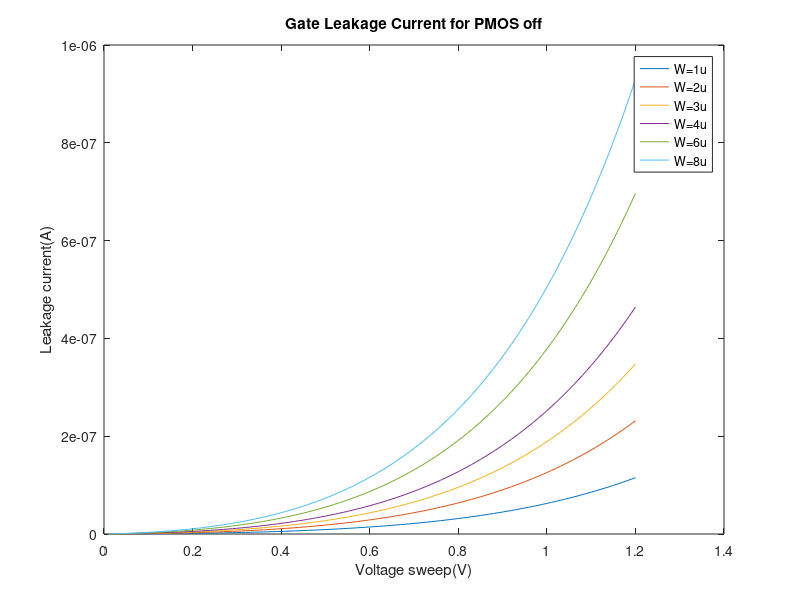

Here is the MATLAB script that generated this plot:
x = [ 1.00000000e-02 2.00000000e-02 3.00000000e-02 4.00000000e-02 5.00000000e-02 6.00000000e-02 7.00000000e-02 8.00000000e-02 9.00000000e-02 1.00000000e-01 1.10000000e-01 1.20000000e-01 1.30000000e-01 1.40000000e-01 1.50000000e-01 1.60000000e-01 1.70000000e-01 1.80000000e-01 1.90000000e-01 2.00000000e-01 2.10000000e-01 2.20000000e-01 2.30000000e-01 2.40000000e-01 2.50000000e-01 2.60000000e-01 2.70000000e-01 2.80000000e-01 2.90000000e-01 3.00000000e-01 3.10000000e-01 3.20000000e-01 3.30000000e-01 3.40000000e-01 3.50000000e-01 3.60000000e-01 3.70000000e-01 3.80000000e-01 3.90000000e-01 4.00000000e-01 4.10000000e-01 4.20000000e-01 4.30000000e-01 4.40000000e-01 4.50000000e-01 4.60000000e-01 4.70000000e-01 4.80000000e-01 4.90000000e-01 5.00000000e-01 5.10000000e-01 5.20000000e-01 5.30000000e-01 5.40000000e-01 5.50000000e-01 5.60000000e-01 5.70000000e-01 5.80000000e-01 5.90000000e-01 6.00000000e-01 6.10000000e-01 6.20000000e-01 6.30000000e-01 6.40000000e-01 6.50000000e-01 6.60000000e-01 6.70000000e-01 6.80000000e-01 6.90000000e-01 7.00000000e-01 7.10000000e-01 7.20000000e-01 7.30000000e-01 7.40000000e-01 7.50000000e-01 7.60000000e-01 7.70000000e-01 7.80000000e-01 7.90000000e-01 8.00000000e-01 8.10000000e-01 8.20000000e-01 8.30000000e-01 8.40000000e-01 8.50000000e-01 8.60000000e-01 8.70000000e-01 8.80000000e-01 8.90000000e-01 9.00000000e-01 9.10000000e-01 9.20000000e-01 9.30000000e-01 9.40000000e-01 9.50000000e-01 9.60000000e-01 9.70000000e-01 9.80000000e-01 9.90000000e-01 1.00000000e+00 1.01000000e+00 1.02000000e+00 1.03000000e+00 1.04000000e+00 1.05000000e+00 1.06000000e+00 1.07000000e+00 1.08000000e+00 1.09000000e+00 1.10000000e+00 1.11000000e+00 1.12000000e+00 1.13000000e+00 1.14000000e+00 1.15000000e+00 1.16000000e+00 1.17000000e+00 1.18000000e+00 1.19000000e+00 1.20000000e+00];
I1 = [  2.43376097e-11 5.22126241e-11 8.37560409e-11 1.19102153e-10 1.58388654e-10 2.01756739e-10 2.49351196e-10 3.01320494e-10 3.57816879e-10 4.18996463e-10 4.85019310e-10 5.56049533e-10 6.32255382e-10 7.13809338e-10 8.00888209e-10 8.93673225e-10 9.92350133e-10 1.09710930e-09 1.20814582e-09 1.32565959e-09 1.44985545e-09 1.58094327e-09 1.71913806e-09 1.86466009e-09 2.01773499e-09 2.17859387e-09 2.34747343e-09 2.52461610e-09 2.71027015e-09 2.90468981e-09 3.10813540e-09 3.32087344e-09 3.54317684e-09 3.77532496e-09 4.01760380e-09 4.27030611e-09 4.53373155e-09 4.80818682e-09 5.09398583e-09 5.39144981e-09 5.70090751e-09 6.02269532e-09 6.35715747e-09 6.70464614e-09 7.06552166e-09 7.44015268e-09 7.82891632e-09 8.23219837e-09 8.65039345e-09 9.08390520e-09 9.53314647e-09 9.99853950e-09 1.04805161e-08 1.09795179e-08 1.14959965e-08 1.20304137e-08 1.25832417e-08 1.31549632e-08 1.37460718e-08 1.43570723e-08 1.49884804e-08 1.56408238e-08 1.63146414e-08 1.70104844e-08 1.77289162e-08 1.84705125e-08 1.92358618e-08 2.00255656e-08 2.08402385e-08 2.16805087e-08 2.25470181e-08 2.34404227e-08 2.43613927e-08 2.53106131e-08 2.62887835e-08 2.72966190e-08 2.83348500e-08 2.94042227e-08 3.05054996e-08 3.16394594e-08 3.28068978e-08 3.40086273e-08 3.52454780e-08 3.65182980e-08 3.78279530e-08 3.91753278e-08 4.05613255e-08 4.19868688e-08 4.34528998e-08 4.49603807e-08 4.65102940e-08 4.81036431e-08 4.97414523e-08 5.14247678e-08 5.31546577e-08 5.49322126e-08 5.67585459e-08 5.86347944e-08 6.05621187e-08 6.25417036e-08 6.45747587e-08 6.66625186e-08 6.88062439e-08 7.10072212e-08 7.32667639e-08 7.55862124e-08 7.79669351e-08 8.04103285e-08 8.29178180e-08 8.54908584e-08 8.81309344e-08 9.08395612e-08 9.36182851e-08 9.64686842e-08 9.93923687e-08 1.02390982e-07 1.05466201e-07 1.08619736e-07 1.11853334e-07 1.15168776e-07];
I2 = [  4.89210529e-11 1.04952646e-10 1.68358099e-10 2.39407351e-10 3.18377185e-10 4.05551414e-10 5.01221075e-10 6.05684610e-10 7.19248047e-10 8.42225184e-10 9.74937770e-10 1.11771569e-09 1.27089713e-09 1.43482881e-09 1.60986613e-09 1.79637337e-09 1.99472390e-09 2.20530040e-09 2.42849499e-09 2.66470952e-09 2.91435572e-09 3.17785546e-09 3.45564093e-09 3.74815488e-09 4.05585085e-09 4.37919340e-09 4.71865834e-09 5.07473296e-09 5.44791631e-09 5.83871941e-09 6.24766552e-09 6.67529042e-09 7.12214264e-09 7.58878373e-09 8.07578859e-09 8.58374567e-09 9.11325731e-09 9.66494002e-09 1.02394248e-08 1.08373573e-08 1.14593984e-08 1.21062243e-08 1.27785268e-08 1.34770139e-08 1.42024100e-08 1.49554560e-08 1.57369100e-08 1.65475474e-08 1.73881615e-08 1.82595636e-08 1.91625837e-08 2.00980704e-08 2.10668917e-08 2.20699354e-08 2.31081092e-08 2.41823413e-08 2.52935809e-08 2.64427983e-08 2.76309859e-08 2.88591580e-08 3.01283516e-08 3.14396270e-08 3.27940678e-08 3.41927819e-08 3.56369016e-08 3.71275843e-08 3.86660129e-08 4.02533963e-08 4.18909702e-08 4.35799971e-08 4.53217675e-08 4.71175998e-08 4.89688413e-08 5.08768688e-08 5.28430888e-08 5.48689384e-08 5.69558860e-08 5.91054315e-08 6.13191075e-08 6.35984794e-08 6.59451464e-08 6.83607419e-08 7.08469347e-08 7.34054289e-08 7.60379654e-08 7.87463221e-08 8.15323147e-08 8.43977977e-08 8.73446650e-08 9.03748505e-08 9.34903292e-08 9.66931180e-08 9.99852760e-08 1.03368906e-07 1.06846155e-07 1.10419215e-07 1.14090325e-07 1.17861769e-07 1.21735879e-07 1.25715039e-07 1.29801679e-07 1.33998281e-07 1.38307379e-07 1.42731558e-07 1.47273459e-07 1.51935777e-07 1.56721262e-07 1.61632721e-07 1.66673018e-07 1.71845080e-07 1.77151889e-07 1.82596491e-07 1.88181995e-07 1.93911573e-07 1.99788461e-07 2.05815964e-07 2.11997450e-07 2.18336360e-07 2.24836202e-07 2.31500559e-07];
I3 = [  7.35044941e-11 1.57692664e-10 2.52960149e-10 3.59712539e-10 4.78365700e-10 6.09346067e-10 7.53090926e-10 9.10048688e-10 1.08067917e-09 1.26545385e-09 1.46485616e-09 1.67938175e-09 1.90953877e-09 2.15584816e-09 2.41884390e-09 2.69907334e-09 2.99709748e-09 3.31349126e-09 3.64884390e-09 4.00375914e-09 4.37885565e-09 4.77476725e-09 5.19214334e-09 5.63164915e-09 6.09396613e-09 6.57979228e-09 7.08984251e-09 7.62484899e-09 8.18556153e-09 8.77274796e-09 9.38719449e-09 1.00297061e-08 1.07011070e-08 1.14022409e-08 1.21339716e-08 1.28971833e-08 1.36927809e-08 1.45216908e-08 1.53848611e-08 1.62832619e-08 1.72178861e-08 1.81897497e-08 1.91998924e-08 2.02493776e-08 2.13392939e-08 2.24707544e-08 2.36448983e-08 2.48628906e-08 2.61259232e-08 2.74352152e-08 2.87920134e-08 3.01975931e-08 3.16532586e-08 3.31603434e-08 3.47202116e-08 3.63342578e-08 3.80039081e-08 3.97306206e-08 4.15158861e-08 4.33612287e-08 4.52682066e-08 4.72384128e-08 4.92734755e-08 5.13750592e-08 5.35448653e-08 5.57846328e-08 5.80961389e-08 6.04812002e-08 6.29416731e-08 6.54794547e-08 6.80964838e-08 7.07947414e-08 7.35762520e-08 7.64430839e-08 7.93973507e-08 8.24412115e-08 8.55768724e-08 8.88065874e-08 9.21326589e-08 9.55574391e-08 9.90833307e-08 1.02712788e-07 1.06448318e-07 1.10292482e-07 1.14247895e-07 1.18317228e-07 1.22503210e-07 1.26808626e-07 1.31236324e-07 1.35789207e-07 1.40470244e-07 1.45282465e-07 1.50228964e-07 1.55312900e-07 1.60537499e-07 1.65906055e-07 1.71421931e-07 1.77088559e-07 1.82909446e-07 1.88888169e-07 1.95028381e-07 2.01333812e-07 2.07808268e-07 2.14455635e-07 2.21279880e-07 2.28285051e-07 2.35475280e-07 2.42854786e-07 2.50427874e-07 2.58198936e-07 2.66172457e-07 2.74353013e-07 2.82745274e-07 2.91354006e-07 3.00184073e-07 3.09240436e-07 3.18528162e-07 3.28052416e-07 3.37818472e-07 3.47831709e-07];
I4 = [  9.80879325e-11 2.10432675e-10 3.37562187e-10 4.80017708e-10 6.38354190e-10 8.13140687e-10 1.00496073e-09 1.21441271e-09 1.44211022e-09 1.68868242e-09 1.95477444e-09 2.24104768e-09 2.54818026e-09 2.87686732e-09 3.22782145e-09 3.60177305e-09 3.99947075e-09 4.42168178e-09 4.86919240e-09 5.34280830e-09 5.84335504e-09 6.37167843e-09 6.92864506e-09 7.51514263e-09 8.13208052e-09 8.78039015e-09 9.46102555e-09 1.01749638e-08 1.09232053e-08 1.17067749e-08 1.25267217e-08 1.33841198e-08 1.42800692e-08 1.52156957e-08 1.61921520e-08 1.72106180e-08 1.82723013e-08 1.93784381e-08 2.05302935e-08 2.17291622e-08 2.29763692e-08 2.42732701e-08 2.56212523e-08 2.70217352e-08 2.84761710e-08 2.99860455e-08 3.15528786e-08 3.31782251e-08 3.48636755e-08 3.66108565e-08 3.84214320e-08 4.02971038e-08 4.22396123e-08 4.42507372e-08 4.63322986e-08 4.84861577e-08 5.07142174e-08 5.30184235e-08 5.54007653e-08 5.78632768e-08 6.04080373e-08 6.30371724e-08 6.57528550e-08 6.85573063e-08 7.14527965e-08 7.44416463e-08 7.75262274e-08 8.07089638e-08 8.39923327e-08 8.73788659e-08 9.08711504e-08 9.44718299e-08 9.81836058e-08 1.02009238e-07 1.05951547e-07 1.10013415e-07 1.14197784e-07 1.18507664e-07 1.22946125e-07 1.27516308e-07 1.32221418e-07 1.37064731e-07 1.42049592e-07 1.47179418e-07 1.52457699e-07 1.57888001e-07 1.63473963e-07 1.69219305e-07 1.75127822e-07 1.81203393e-07 1.87449978e-07 1.93871619e-07 2.00472447e-07 2.07256677e-07 2.14228613e-07 2.21392650e-07 2.28753277e-07 2.36315075e-07 2.44082720e-07 2.52060989e-07 2.60254755e-07 2.68668995e-07 2.77308789e-07 2.86179322e-07 2.95285887e-07 3.04633887e-07 3.14228836e-07 3.24076362e-07 3.34182210e-07 3.44552243e-07 3.55192445e-07 3.66108921e-07 3.77307904e-07 3.88795754e-07 4.00578960e-07 4.12664145e-07 4.25058066e-07 4.37767619e-07 4.50799841e-07 4.64161910e-07];
I6 = [  1.47254797e-10 3.15912668e-10 5.06766215e-10 7.20627973e-10 9.58331063e-10 1.22072978e-09 1.50870015e-09 1.82314051e-09 2.16497201e-09 2.53513919e-09 2.93461053e-09 3.36437899e-09 3.82546256e-09 4.31890484e-09 4.84577559e-09 5.40717135e-09 6.00421598e-09 6.63806129e-09 7.30988766e-09 8.02090461e-09 8.77235151e-09 9.56549817e-09 1.04016455e-08 1.12821262e-08 1.22083055e-08 1.31815816e-08 1.42033868e-08 1.52751878e-08 1.63984869e-08 1.75748221e-08 1.88057685e-08 2.00929389e-08 2.14379842e-08 2.28425949e-08 2.43085012e-08 2.58374746e-08 2.74313281e-08 2.90919173e-08 3.08211415e-08 3.26209443e-08 3.44933148e-08 3.64402884e-08 3.84639477e-08 4.05664235e-08 4.27498961e-08 4.50165958e-08 4.73688046e-08 4.98088564e-08 5.23391390e-08 5.49620945e-08 5.76802208e-08 6.04960727e-08 6.34122628e-08 6.64314631e-08 6.95564060e-08 7.27898854e-08 7.61347580e-08 7.95939451e-08 8.31704331e-08 8.68672753e-08 9.06875933e-08 9.46345781e-08 9.87114919e-08 1.02921669e-07 1.07268518e-07 1.11755522e-07 1.16386241e-07 1.21164316e-07 1.26093465e-07 1.31177487e-07 1.36420268e-07 1.41825776e-07 1.47398066e-07 1.53141282e-07 1.59059658e-07 1.65157520e-07 1.71439286e-07 1.77909472e-07 1.84572690e-07 1.91433653e-07 1.98497174e-07 2.05768170e-07 2.13251663e-07 2.20952782e-07 2.28876768e-07 2.37028971e-07 2.45414857e-07 2.54040009e-07 2.62910125e-07 2.72031027e-07 2.81408661e-07 2.91049095e-07 3.00958528e-07 3.11143289e-07 3.21609840e-07 3.32364780e-07 3.43414844e-07 3.54766911e-07 3.66428002e-07 3.78405285e-07 3.90706078e-07 4.03337852e-07 4.16308232e-07 4.29625002e-07 4.43296108e-07 4.57329660e-07 4.71733937e-07 4.86517387e-07 5.01688634e-07 5.17256479e-07 5.33229905e-07 5.49618078e-07 5.66430354e-07 5.83676279e-07 6.01365596e-07 6.19508245e-07 6.38114373e-07 6.57194329e-07 6.76758676e-07 6.96818191e-07];
I8 = [  1.96421638e-10 4.21392608e-10 6.75970151e-10 9.61238097e-10 1.27830774e-09 1.62831860e-09 2.01243922e-09 2.43186786e-09 2.88783323e-09 3.38159525e-09 3.91444576e-09 4.48770924e-09 5.10274360e-09 5.76094086e-09 6.46372798e-09 7.21256759e-09 8.00895880e-09 8.85443801e-09 9.75057968e-09 1.06989972e-08 1.17013437e-08 1.27593130e-08 1.38746404e-08 1.50491035e-08 1.62845233e-08 1.75827650e-08 1.89457390e-08 2.03754018e-08 2.18737571e-08 2.34428567e-08 2.50848013e-08 2.68017423e-08 2.85958819e-08 3.04694749e-08 3.24248293e-08 3.44643079e-08 3.65903290e-08 3.88053680e-08 4.11119581e-08 4.35126920e-08 4.60102228e-08 4.86072654e-08 5.13065979e-08 5.41110624e-08 5.70235672e-08 6.00470874e-08 6.31846664e-08 6.64394179e-08 6.98145266e-08 7.33132500e-08 7.69389201e-08 8.06949445e-08 8.45848082e-08 8.86120752e-08 9.27803902e-08 9.70934798e-08 1.01555155e-07 1.06169311e-07 1.10939933e-07 1.15871093e-07 1.20966955e-07 1.26231774e-07 1.31669903e-07 1.37285789e-07 1.43083978e-07 1.49069117e-07 1.55245955e-07 1.61619345e-07 1.68194250e-07 1.74975737e-07 1.81968988e-07 1.89179296e-07 1.96612071e-07 2.04272838e-07 2.12167247e-07 2.20301066e-07 2.28680190e-07 2.37310643e-07 2.46198575e-07 2.55350273e-07 2.64772156e-07 2.74470783e-07 2.84452853e-07 2.94725208e-07 3.05294836e-07 3.16168877e-07 3.27354619e-07 3.38859507e-07 3.50691145e-07 3.62857298e-07 3.75365893e-07 3.88225029e-07 4.01442971e-07 4.15028162e-07 4.28989221e-07 4.43334950e-07 4.58074332e-07 4.73216541e-07 4.88770944e-07 5.04747101e-07 5.21154772e-07 5.38003922e-07 5.55304722e-07 5.73067554e-07 5.91303016e-07 6.10021926e-07 6.29235326e-07 6.48954484e-07 6.69190902e-07 6.89956320e-07 7.11262717e-07 7.33122321e-07 7.55547610e-07 7.78551315e-07 8.02146432e-07 8.26346220e-07 8.51164210e-07 8.76614207e-07 9.02710299e-07 9.29466860e-07];

figure;
plot(x, I1);
hold on
plot(x, I2);
plot(x, I3);
plot(x, I4);
plot(x, I6);
plot(x, I8);
hold off
xlabel('Voltage sweep(V)');
ylabel('Leakage current(A)');
title('Gate Leakage Current for PMOS off');
legend('W=1u','W=2u','W=3u','W=4u','W=6u','W=8u');